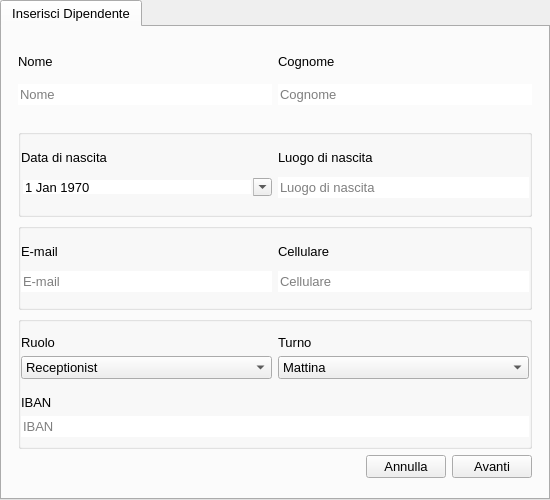
<?xml version="1.0" encoding="UTF-8"?>
<ui version="4.0">
 <class>tabWidget</class>
 <widget class="QTabWidget" name="tabWidget">
  <property name="geometry">
   <rect>
    <x>0</x>
    <y>0</y>
    <width>550</width>
    <height>500</height>
   </rect>
  </property>
  <property name="sizePolicy">
   <sizepolicy hsizetype="Expanding" vsizetype="Expanding">
    <horstretch>0</horstretch>
    <verstretch>0</verstretch>
   </sizepolicy>
  </property>
  <property name="minimumSize">
   <size>
    <width>550</width>
    <height>500</height>
   </size>
  </property>
  <property name="maximumSize">
   <size>
    <width>16777215</width>
    <height>16777215</height>
   </size>
  </property>
  <property name="font">
   <font>
    <family>Arial</family>
    <pointsize>10</pointsize>
   </font>
  </property>
  <property name="windowTitle">
   <string>Inserisci Dipendente</string>
  </property>
  <widget class="QWidget" name="tabInserisciDipendente">
   <attribute name="title">
    <string>Inserisci Dipendente</string>
   </attribute>
   <layout class="QGridLayout" name="gridLayout">
    <property name="leftMargin">
     <number>16</number>
    </property>
    <property name="rightMargin">
     <number>16</number>
    </property>
    <item row="0" column="0" colspan="2">
     <widget class="QWidget" name="widgetNomeCognome" native="true">
      <layout class="QGridLayout" name="gridLayout_6">
       <property name="leftMargin">
        <number>0</number>
       </property>
       <property name="rightMargin">
        <number>0</number>
       </property>
       <item row="0" column="0">
        <widget class="QLabel" name="labelNome">
         <property name="sizePolicy">
          <sizepolicy hsizetype="Preferred" vsizetype="Fixed">
           <horstretch>0</horstretch>
           <verstretch>0</verstretch>
          </sizepolicy>
         </property>
         <property name="text">
          <string>Nome</string>
         </property>
        </widget>
       </item>
       <item row="0" column="1">
        <widget class="QLabel" name="labelCognome">
         <property name="sizePolicy">
          <sizepolicy hsizetype="Preferred" vsizetype="Fixed">
           <horstretch>0</horstretch>
           <verstretch>0</verstretch>
          </sizepolicy>
         </property>
         <property name="text">
          <string>Cognome</string>
         </property>
        </widget>
       </item>
       <item row="1" column="0">
        <widget class="QLineEdit" name="lineEditNome">
         <property name="frame">
          <bool>false</bool>
         </property>
         <property name="placeholderText">
          <string>Nome</string>
         </property>
        </widget>
       </item>
       <item row="1" column="1">
        <widget class="QLineEdit" name="lineEditCognome">
         <property name="frame">
          <bool>false</bool>
         </property>
         <property name="placeholderText">
          <string>Cognome</string>
         </property>
        </widget>
       </item>
      </layout>
     </widget>
    </item>
    <item row="5" column="0" colspan="2">
     <widget class="QGroupBox" name="groupBoxLavoro">
      <property name="title">
       <string/>
      </property>
      <property name="flat">
       <bool>true</bool>
      </property>
      <layout class="QGridLayout" name="gridLayout_4">
       <property name="leftMargin">
        <number>0</number>
       </property>
       <property name="topMargin">
        <number>13</number>
       </property>
       <property name="rightMargin">
        <number>0</number>
       </property>
       <item row="1" column="0">
        <widget class="QComboBox" name="comboBoxRuolo">
         <property name="sizePolicy">
          <sizepolicy hsizetype="Expanding" vsizetype="Fixed">
           <horstretch>0</horstretch>
           <verstretch>0</verstretch>
          </sizepolicy>
         </property>
         <item>
          <property name="text">
           <string>Receptionist</string>
          </property>
         </item>
         <item>
          <property name="text">
           <string>Cameriere</string>
          </property>
         </item>
        </widget>
       </item>
       <item row="4" column="0" colspan="2">
        <widget class="QLineEdit" name="lineEditIBAN">
         <property name="maxLength">
          <number>27</number>
         </property>
         <property name="frame">
          <bool>false</bool>
         </property>
         <property name="placeholderText">
          <string>IBAN</string>
         </property>
        </widget>
       </item>
       <item row="1" column="1">
        <widget class="QComboBox" name="comboBoxTurno">
         <property name="sizePolicy">
          <sizepolicy hsizetype="Expanding" vsizetype="Fixed">
           <horstretch>0</horstretch>
           <verstretch>0</verstretch>
          </sizepolicy>
         </property>
         <item>
          <property name="text">
           <string>Mattina</string>
          </property>
         </item>
         <item>
          <property name="text">
           <string>Pomeriggio</string>
          </property>
         </item>
        </widget>
       </item>
       <item row="3" column="0" colspan="2">
        <widget class="QLabel" name="labelIBAN">
         <property name="text">
          <string>IBAN</string>
         </property>
        </widget>
       </item>
       <item row="2" column="0" colspan="2">
        <spacer name="verticalSpacer">
         <property name="orientation">
          <enum>Qt::Vertical</enum>
         </property>
         <property name="sizeType">
          <enum>QSizePolicy::Minimum</enum>
         </property>
         <property name="sizeHint" stdset="0">
          <size>
           <width>20</width>
           <height>10</height>
          </size>
         </property>
        </spacer>
       </item>
       <item row="0" column="1">
        <widget class="QLabel" name="labelTurno">
         <property name="sizePolicy">
          <sizepolicy hsizetype="Preferred" vsizetype="Fixed">
           <horstretch>0</horstretch>
           <verstretch>0</verstretch>
          </sizepolicy>
         </property>
         <property name="text">
          <string>Turno</string>
         </property>
        </widget>
       </item>
       <item row="0" column="0">
        <widget class="QLabel" name="labelRuolo">
         <property name="sizePolicy">
          <sizepolicy hsizetype="Preferred" vsizetype="Fixed">
           <horstretch>0</horstretch>
           <verstretch>0</verstretch>
          </sizepolicy>
         </property>
         <property name="text">
          <string>Ruolo</string>
         </property>
        </widget>
       </item>
      </layout>
     </widget>
    </item>
    <item row="3" column="0" colspan="2">
     <widget class="QGroupBox" name="groupBoxNascita">
      <property name="title">
       <string/>
      </property>
      <property name="flat">
       <bool>true</bool>
      </property>
      <layout class="QGridLayout" name="gridLayout_2">
       <property name="leftMargin">
        <number>0</number>
       </property>
       <property name="rightMargin">
        <number>0</number>
       </property>
       <item row="1" column="2">
        <widget class="QLabel" name="labelLuogoNascita">
         <property name="sizePolicy">
          <sizepolicy hsizetype="Preferred" vsizetype="Fixed">
           <horstretch>0</horstretch>
           <verstretch>0</verstretch>
          </sizepolicy>
         </property>
         <property name="text">
          <string>Luogo di nascita</string>
         </property>
        </widget>
       </item>
       <item row="1" column="1">
        <widget class="QLabel" name="labelDataNascita">
         <property name="sizePolicy">
          <sizepolicy hsizetype="Preferred" vsizetype="Fixed">
           <horstretch>0</horstretch>
           <verstretch>0</verstretch>
          </sizepolicy>
         </property>
         <property name="text">
          <string>Data di nascita</string>
         </property>
        </widget>
       </item>
       <item row="2" column="2">
        <widget class="QLineEdit" name="lineEditLuogoNascita">
         <property name="frame">
          <bool>false</bool>
         </property>
         <property name="placeholderText">
          <string>Luogo di nascita</string>
         </property>
        </widget>
       </item>
       <item row="2" column="1">
        <widget class="QDateEdit" name="dateEdit">
         <property name="sizePolicy">
          <sizepolicy hsizetype="Expanding" vsizetype="Fixed">
           <horstretch>0</horstretch>
           <verstretch>0</verstretch>
          </sizepolicy>
         </property>
         <property name="wrapping">
          <bool>false</bool>
         </property>
         <property name="frame">
          <bool>false</bool>
         </property>
         <property name="alignment">
          <set>Qt::AlignLeading|Qt::AlignLeft|Qt::AlignVCenter</set>
         </property>
         <property name="buttonSymbols">
          <enum>QAbstractSpinBox::UpDownArrows</enum>
         </property>
         <property name="accelerated">
          <bool>false</bool>
         </property>
         <property name="showGroupSeparator" stdset="0">
          <bool>false</bool>
         </property>
         <property name="dateTime">
          <datetime>
           <hour>0</hour>
           <minute>0</minute>
           <second>0</second>
           <year>1970</year>
           <month>1</month>
           <day>1</day>
          </datetime>
         </property>
         <property name="maximumDateTime">
          <datetime>
           <hour>23</hour>
           <minute>59</minute>
           <second>59</second>
           <year>9999</year>
           <month>12</month>
           <day>31</day>
          </datetime>
         </property>
         <property name="calendarPopup">
          <bool>true</bool>
         </property>
         <property name="date">
          <date>
           <year>1970</year>
           <month>1</month>
           <day>1</day>
          </date>
         </property>
        </widget>
       </item>
      </layout>
     </widget>
    </item>
    <item row="4" column="0" colspan="2">
     <widget class="QGroupBox" name="groupBoxContatti">
      <property name="title">
       <string/>
      </property>
      <property name="flat">
       <bool>true</bool>
      </property>
      <layout class="QGridLayout" name="gridLayout_3">
       <property name="leftMargin">
        <number>0</number>
       </property>
       <property name="rightMargin">
        <number>0</number>
       </property>
       <item row="0" column="1">
        <widget class="QLabel" name="labelCellulare">
         <property name="sizePolicy">
          <sizepolicy hsizetype="Preferred" vsizetype="Fixed">
           <horstretch>0</horstretch>
           <verstretch>0</verstretch>
          </sizepolicy>
         </property>
         <property name="text">
          <string>Cellulare</string>
         </property>
        </widget>
       </item>
       <item row="0" column="0">
        <widget class="QLabel" name="labelEmail">
         <property name="sizePolicy">
          <sizepolicy hsizetype="Preferred" vsizetype="Fixed">
           <horstretch>0</horstretch>
           <verstretch>0</verstretch>
          </sizepolicy>
         </property>
         <property name="text">
          <string>E-mail</string>
         </property>
        </widget>
       </item>
       <item row="1" column="0">
        <widget class="QLineEdit" name="lineEditEmail">
         <property name="maximumSize">
          <size>
           <width>16777215</width>
           <height>16777215</height>
          </size>
         </property>
         <property name="font">
          <font>
           <family>Arial</family>
           <pointsize>10</pointsize>
          </font>
         </property>
         <property name="styleSheet">
          <string notr="true"/>
         </property>
         <property name="frame">
          <bool>false</bool>
         </property>
         <property name="placeholderText">
          <string>E-mail</string>
         </property>
        </widget>
       </item>
       <item row="1" column="1">
        <widget class="QLineEdit" name="lineEditCellulare">
         <property name="maximumSize">
          <size>
           <width>16777215</width>
           <height>16777215</height>
          </size>
         </property>
         <property name="maxLength">
          <number>10</number>
         </property>
         <property name="frame">
          <bool>false</bool>
         </property>
         <property name="placeholderText">
          <string>Cellulare</string>
         </property>
        </widget>
       </item>
      </layout>
     </widget>
    </item>
    <item row="7" column="0" colspan="2">
     <widget class="QWidget" name="widgetButtons" native="true">
      <property name="sizePolicy">
       <sizepolicy hsizetype="Preferred" vsizetype="Maximum">
        <horstretch>0</horstretch>
        <verstretch>0</verstretch>
       </sizepolicy>
      </property>
      <layout class="QHBoxLayout" name="horizontalLayout">
       <property name="leftMargin">
        <number>0</number>
       </property>
       <property name="topMargin">
        <number>0</number>
       </property>
       <property name="rightMargin">
        <number>0</number>
       </property>
       <property name="bottomMargin">
        <number>11</number>
       </property>
       <item>
        <spacer name="horizontalSpacer">
         <property name="orientation">
          <enum>Qt::Horizontal</enum>
         </property>
         <property name="sizeHint" stdset="0">
          <size>
           <width>40</width>
           <height>20</height>
          </size>
         </property>
        </spacer>
       </item>
       <item>
        <widget class="QPushButton" name="btnAnnulla">
         <property name="text">
          <string>Annulla</string>
         </property>
        </widget>
       </item>
       <item>
        <widget class="QPushButton" name="btnAvanti">
         <property name="font">
          <font>
           <family>Arial</family>
           <pointsize>10</pointsize>
          </font>
         </property>
         <property name="styleSheet">
          <string notr="true"/>
         </property>
         <property name="text">
          <string>Avanti</string>
         </property>
        </widget>
       </item>
      </layout>
     </widget>
    </item>
   </layout>
  </widget>
 </widget>
 <resources/>
 <connections/>
</ui>
